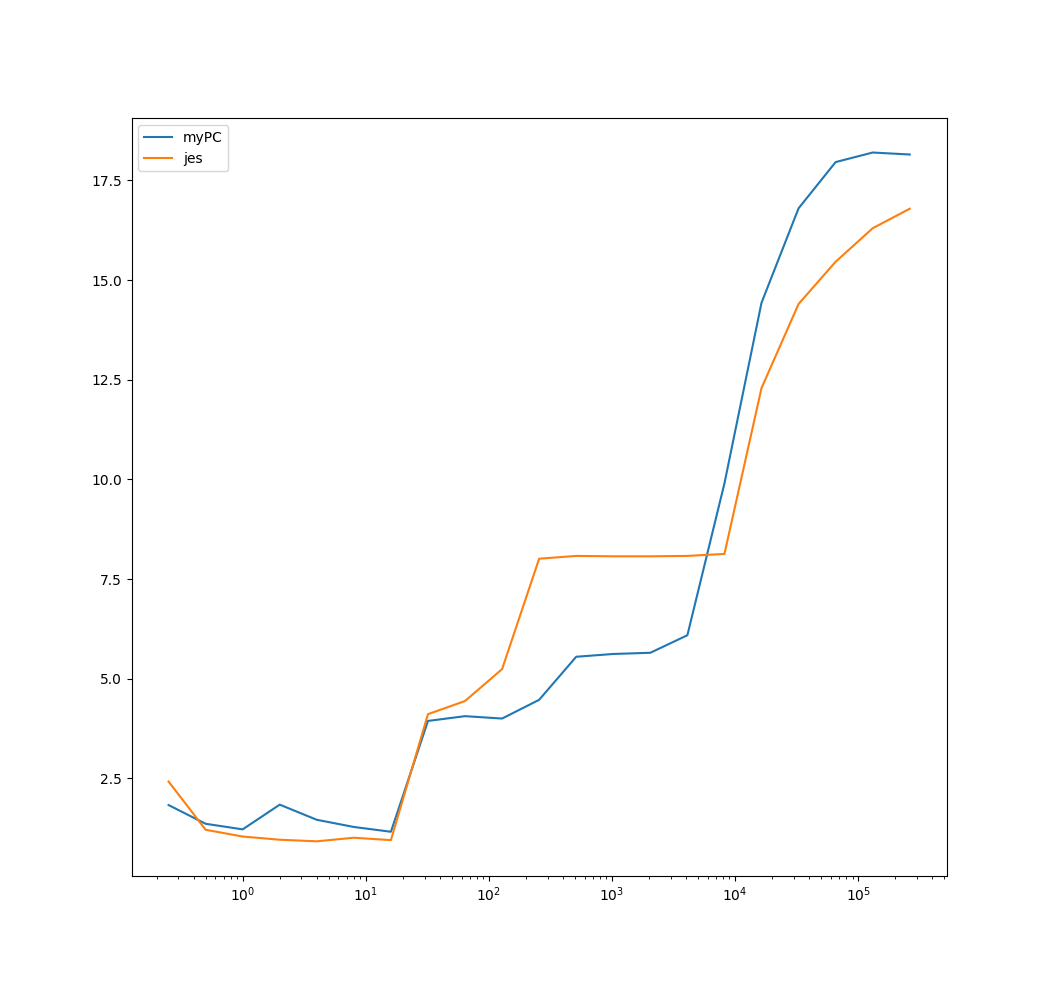

This figure's Python source:
import numpy as np
import pandas as pd
import matplotlib.pyplot as plt

mypc_size = pd.read_csv('mypc.csv', sep='\t', usecols=['size(KB)'])
mypc_time = pd.read_csv('mypc.csv', sep='\t', usecols=['time(s)'])
jes_size = pd.read_csv('jes.csv', sep='\t', usecols=['size(KB)'])
jes_time = pd.read_csv('jes.csv', sep='\t', usecols=['time(s)'])

mypc_size = np.array(mypc_size)
mypc_time = np.array(mypc_time)
jes_size = np.array(jes_size)
jes_time = np.array(jes_time)

plt.plot(mypc_size, mypc_time, label='myPC')
plt.plot(jes_size, jes_time, label='jes')
plt.xscale('log')

plt.legend()
plt.show()
